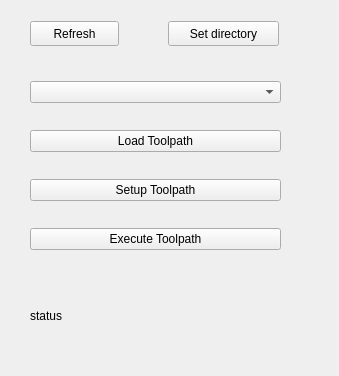
<?xml version="1.0" encoding="UTF-8"?>
<ui version="4.0">
 <class>widget</class>
 <widget class="QWidget" name="widget">
  <property name="geometry">
   <rect>
    <x>0</x>
    <y>0</y>
    <width>339</width>
    <height>376</height>
   </rect>
  </property>
  <property name="windowTitle">
   <string>Toolpath Interface</string>
  </property>
  <widget class="QLabel" name="label_status">
   <property name="geometry">
    <rect>
     <x>30</x>
     <y>280</y>
     <width>251</width>
     <height>71</height>
    </rect>
   </property>
   <property name="text">
    <string>status</string>
   </property>
  </widget>
  <widget class="QWidget" name="verticalLayoutWidget">
   <property name="geometry">
    <rect>
     <x>30</x>
     <y>60</y>
     <width>251</width>
     <height>211</height>
    </rect>
   </property>
   <layout class="QVBoxLayout" name="verticalLayout">
    <item>
     <widget class="QComboBox" name="list_toolpaths"/>
    </item>
    <item>
     <widget class="QPushButton" name="button_load">
      <property name="text">
       <string>Load Toolpath</string>
      </property>
     </widget>
    </item>
    <item>
     <widget class="QPushButton" name="button_setup">
      <property name="text">
       <string>Setup Toolpath</string>
      </property>
      <property name="checkable">
        <bool>true</bool>
      </property>
     </widget>
    </item>
    <item>
     <widget class="QPushButton" name="button_execute">
      <property name="text">
       <string>Execute Toolpath</string>
      </property>
      <property name="checkable">
        <bool>true</bool>
      </property>
     </widget>
    </item>
   </layout>
  </widget>
  <widget class="QPushButton" name="button_refresh_list">
   <property name="geometry">
    <rect>
     <x>30</x>
     <y>21</y>
     <width>89</width>
     <height>25</height>
    </rect>
   </property>
   <property name="text">
    <string>Refresh</string>
   </property>
  </widget>
  <widget class="QPushButton" name="button_set_directory">
   <property name="geometry">
    <rect>
     <x>168</x>
     <y>21</y>
     <width>111</width>
     <height>25</height>
    </rect>
   </property>
   <property name="text">
    <string>Set directory</string>
   </property>
  </widget>
 </widget>
 <resources/>
 <connections/>
</ui>
